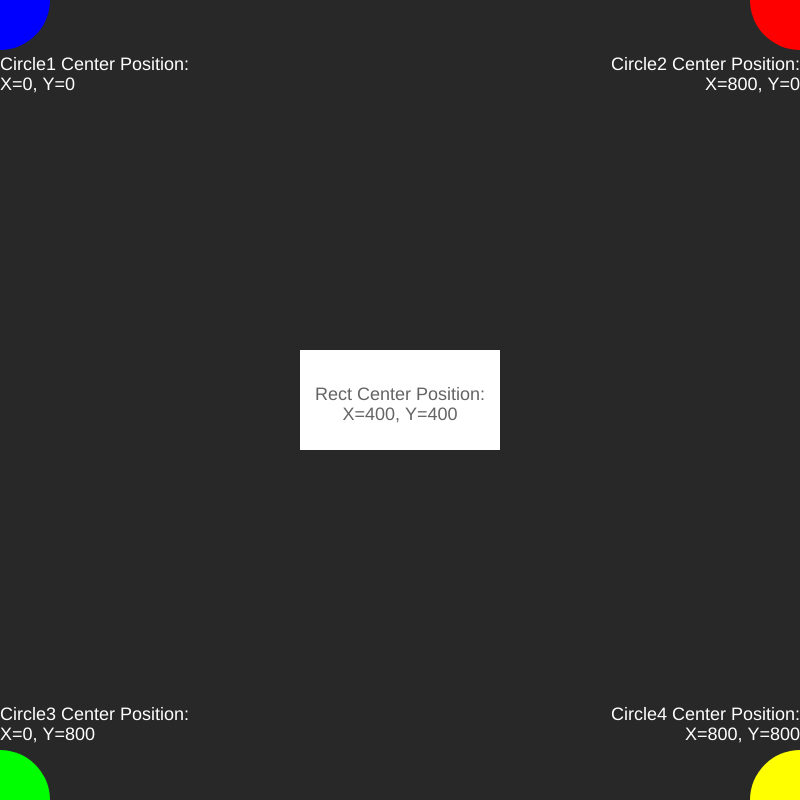
Frame 1 (no input)
Frame 60 (no input): identical to frame 1, image omitted
Frame 120 (the mouse pressed at the canvas centre since frame 60): identical to frame 1, image omitted

The p5.js sketch that drew this single still picture (run headless with seeded random() and noise() and a simulated clock; from frame 60 on, the mouse is pressed at the canvas centre):

// p5.js sketch
// ── sketch.js
//This example demonstrates the use of standard shape and text functions,
//and how we can utilize the coordination system to place them on
//certain locations on the canvas. Here, we also make an extensive use
//of the fill() function, which controls the color of the shape, text,
//and we also see how to perform associated alignments.

//Initialization function
function setup() {
  //Set the size of rendering window - pixels
  createCanvas(800, 800);

  //Set the size of all text
  textSize(18);

  //No stroke (line on the outside of shapes)
  noStroke();
}

//Rendering function
function draw() {
  //Erase all canvas. Set the color to grey
  background(40);

  /////////////////////////////////// CENTER
  //Set color to white
  fill(255);
  //Alighment mode of shape to center
  rectMode(CENTER);
  //Position and size settings for shape
  rect(400, 400, 200, 100);

  //Text preferences for circle0
  //Set color to grey
  fill(100);
  //Alighment mode of text to center
  textAlign(CENTER);
  //Text content and positions
  text("Rect Center Position:", 400, 400);
  text("X=400, Y=400", width/2, height/2+20);

  /////////////////////////////////// TOP LEFT
  //Set color to blue
  fill(0, 0, 255);
  //Position and size settings for shape
  ellipse(0, 0, 100, 100);

  //Text preferences for circle1
  textAlign(LEFT);
  fill(255);
  //Text content and positions
  text("Circle1 Center Position:", 0, 70);
  text("X=0, Y=0", 0, 90);

  /////////////////////////////////// TOP RIGHT
  //Set color to red
  fill(255, 0, 0);
  //Position and size settings for shape
  ellipse(width, 0, 100, 100);

  //Text preferences for circle2
  textAlign(RIGHT);
  fill(255);
  //Text content and positions
  text("Circle2 Center Position:", width, 70);
  text("X=800, Y=0", width, 90);


  /////////////////////////////////// BOTTOM LEFT
  //Set color to green
  fill(0, 255, 0);
  //Position and size settings for shape
  ellipse(0, height, 100, 100);
  //Text preferences for circle3
  textAlign(LEFT);
  fill(255);
  //Text content and positions
  text("Circle3 Center Position:", 0, height-80);
  text("X=0, Y=800", 0, height-60);

  /////////////////////////////////// BOTTOM RIGHT
  //Set color to yellow
  fill(255, 255, 0);
  //Position and size settings for shape
  ellipse(width, height, 100, 100);
  //Text preferences for circle4
  textAlign(RIGHT);
  fill(255);
  //Text content and positions
  text("Circle4 Center Position:", width, height-80);
  text("X=800, Y=800", width, height-60);
}
